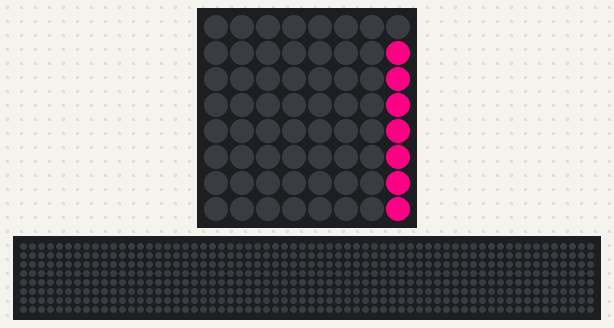
A program run on a simulated Raspberry Pi (BCM pin numbers) with a Sense HAT. Shown: the Sense HAT's 8×8 RGB LED matrix, a strip that is not on the board, showing the scrolling text unrolled. The 64×8 strip is a reading aid, not a part: it shows the text the matrix is scrolling, unrolled, one strip-width of it at a time. At 27.8 s the program stops and its outputs stay as they are.

Above: at 0.17 s.
At 3.49 s:
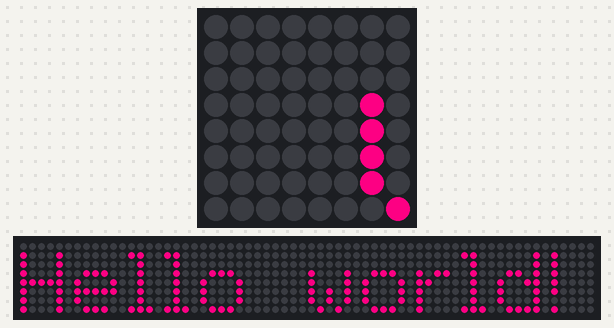
At 6.81 s:
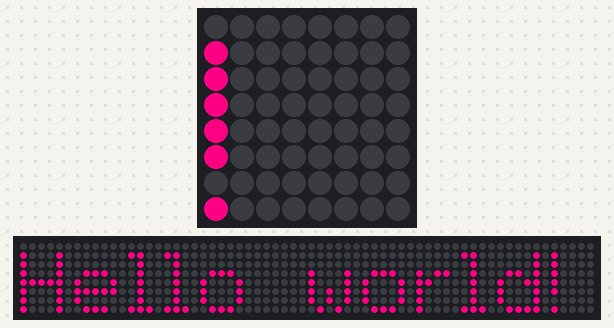
At 14.07 s:
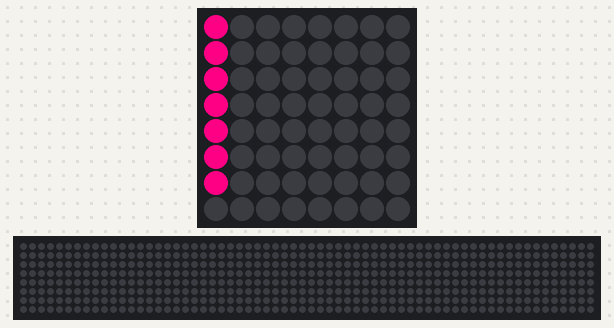
At 21.02 s:
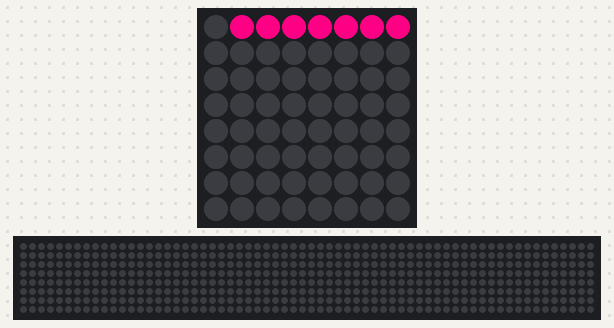
At 27.76 s:
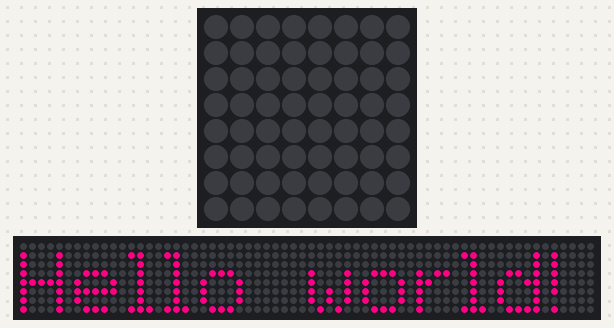

The program:

hello_world.py
```python
#!/bin/python

from sense_hat import SenseHat

sense = SenseHat()
for angle in (0, 90, 180, 270):
    sense.set_rotation(angle)
    sense.show_message("Hello world!", text_colour=[
                       255, 0, 128], scroll_speed=0.1)
```
